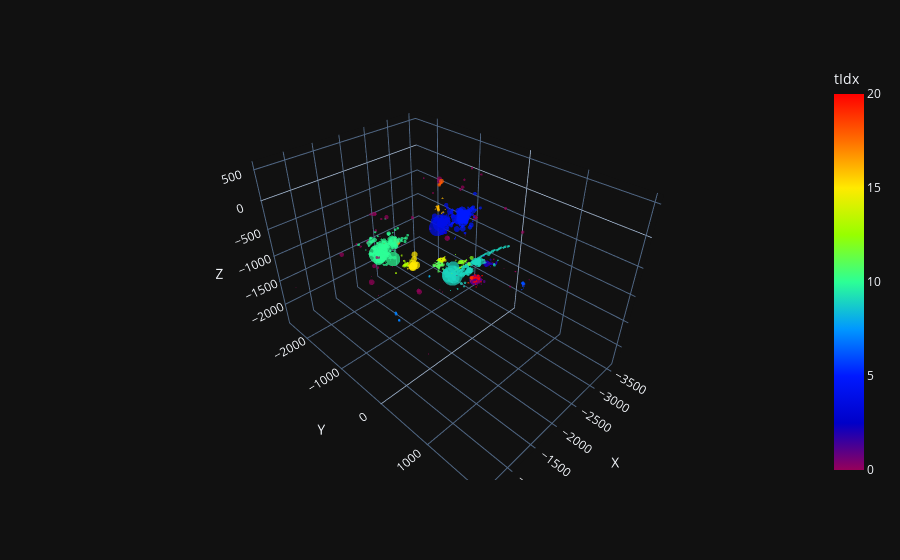

Notebook code for this chart:
### Code cell
from src.logger.plotting_tools import shuffle_truth_colors
mask =(dic["graph"].ndata['particle_number'].view(-1) !=-1) #   + (dic["graph"].ndata['particle_number'].view(-1) ==6 ) 
tidx =  labels_pandora.view(-1,1)[mask]#(labels_pandora.view(-1,1))
features = (dic["graph"].ndata["e_hits"])[mask]
X =dic["graph"].ndata["pos_hits_xyz"][mask] # dic["graph"].ndata["pos_hits_xyz"] #dic["graph"].ndata["pos_hits_xyz"]
data = {
            "X":X[:, 0].view(-1, 1).detach().cpu().numpy(),
            "Y": X[:, 1].view(-1, 1).detach().cpu().numpy(),
            "Z": X[:, 2].view(-1, 1).detach().cpu().numpy(),
            "tIdx": tidx.view(-1, 1).detach().cpu().numpy(),
            "features": features.view(-1, 1).detach().cpu().numpy(),
        }
hoverdict = {}
# if hoverfeat is not None:
#     for j in range(hoverfeat.shape[1]):
#         hoverdict["f_" + str(j)] = hoverfeat[:, j : j + 1]
#     data.update(hoverdict)

# if nidx is not None:
#     data.update({"av_same": av_same})

df = pd.DataFrame(
np.concatenate([data[k] for k in data], axis=1),
columns=[k for k in data],
)
rdst = np.random.RandomState(1234567890)  # all the same
# shuffle_truth_colors(df, "tIdx", rdst)

hover_data = ["tIdx"] #+ [k for k in hoverdict.keys()]
# if nidx is not None:
#     hover_data.append("av_same")
fig = px.scatter_3d(
df,
x="X",
y="Y",
z="Z",
color="tIdx",
size="features",
hover_data=hover_data,
template="plotly_dark",
color_continuous_scale=px.colors.sequential.Rainbow,
)
fig.update_traces(marker=dict(line=dict(width=0)))

### Figure 1 — Plotly figure (JSON) as saved in the notebook; plotly's stock layout.template omitted (floating-point values rounded to 4 significant figures; data arrays with more than 128 entries replaced by an {"elided": "..."} marker saying what was removed)
{"data": [{"customdata": {"elided": "3605x1 int values"}, "hovertemplate": "X=%{x}<br>Y=%{y}<br>Z=%{z}<br>features=%{marker.size}<br>tIdx=%{marker.color}<extra></extra>", "legendgroup": "", "marker": {"color": {"elided": "3605 int values"}, "coloraxis": "coloraxis", "line": {"width": 0}, "size": {"elided": "3605 float values"}, "sizemode": "area", "sizeref": 0.0052, "symbol": "circle"}, "mode": "markers", "name": "", "scene": "scene", "showlegend": false, "type": "scatter3d", "x": {"elided": "3605 float values"}, "y": {"elided": "3605 float values"}, "z": {"elided": "3605 float values"}}], "layout": {"coloraxis": {"colorbar": {"title": {"text": "tIdx"}}, "colorscale": [[0, "rgb(150,0,90)"], [0.125, "rgb(0,0,200)"], [0.25, "rgb(0,25,255)"], [0.375, "rgb(0,152,255)"], [0.5, "rgb(44,255,150)"], [0.625, "rgb(151,255,0)"], [0.75, "rgb(255,234,0)"], [0.875, "rgb(255,111,0)"], [1, "rgb(255,0,0)"]]}, "legend": {"itemsizing": "constant", "tracegroupgap": 0}, "margin": {"t": 60}, "scene": {"domain": {"x": [0, 1], "y": [0, 1]}, "xaxis": {"title": {"text": "X"}}, "yaxis": {"title": {"text": "Y"}}, "zaxis": {"title": {"text": "Z"}}}}}
